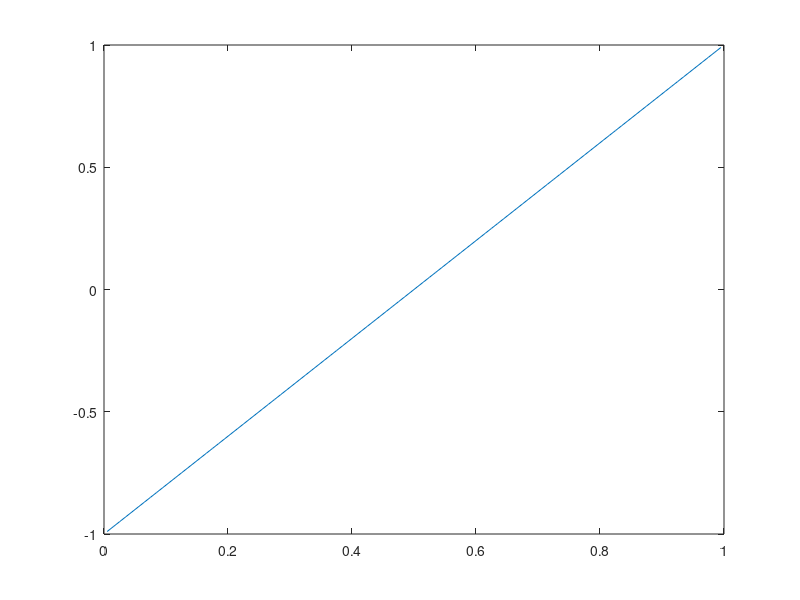

The MATLAB script that drew this image: (Note: this script raises an error after producing the figure.)
clear all
close all
global GelState GelSimParams
% addpath('../')


GelSimParams.Ncell = 100;
GelSimParams.dt = 0.1;
timevec = 0:GelSimParams.dt:2;
M = length(timevec)-1
GelSimParams.hx = 1/GelSimParams.Ncell;


GelState.Xcell = linspace(GelSimParams.hx/2,1-GelSimParams.hx/2,GelSimParams.Ncell)';
GelState.ThetaS = ones(GelSimParams.Ncell+2,1);

rightval = 1;
slope = 2;

C = slope*(GelState.Xcell - 1) + rightval;
plot(GelState.Xcell,C)
pause;

D = 1;
k = 2;
L = BackEulOperatorConstruct(D,GelSimParams.dt,k);
%%When it is ONLY diffusive flux that I am considering, this equates to the
%%left boundary condition Flux = k*C_x=0


for i = 1:M
time = GelSimParams.dt*i;
rhs = C;
rhs(end) = rhs(end) + rightval*D*GelSimParams.dt*2/(GelSimParams.hx^2);
Cnew = L\rhs;
plot(GelState.Xcell,Cnew)
xlim([0 1])
pause(0.1)
C = Cnew;
end
time

% true = 1 + exp(-D*pi*pi*time/4)*cos(pi*GelState.Xcell/2);
% 
% error = abs(true - C);
% 
% Linf = max(error)
% L1 = sum(error)*GelSimParams.hx
% L2 = sqrt(sum(error.^2)*GelSimParams.hx)


% rmpath('../')